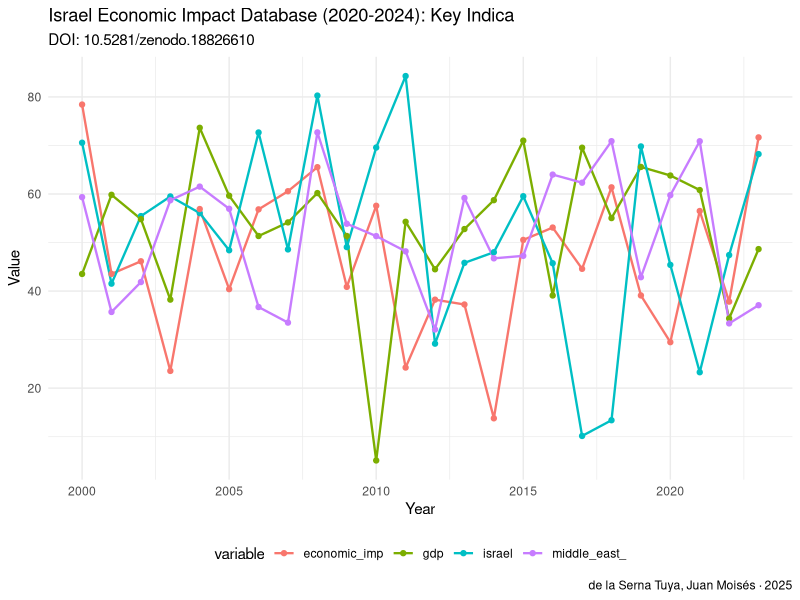

The R source for this figure:
# analysis.R — Israel Economic Impact Database (2020-2024): Key Indicators, Main Factors, and Financial Indices
# DOI: 10.5281/zenodo.18826610
# Author: de la Serna Tuya, Juan Moisés · ORCID: 0000-0002-8401-8018
# License: CC0 1.0

# ── SETUP ──────────────────────────────────────────────────────────────────
# Install required packages if needed:
# install.packages(c("readr","ggplot2","dplyr","tidyr"))

library(readr)
library(ggplot2)
library(dplyr)

# ── LOAD DATA ──────────────────────────────────────────────────────────────
# Download dataset from: https://doi.org/10.5281/zenodo.18826610
# df <- read_csv("dataset.csv")

# Example with synthetic data
set.seed(42)
years <- 2000:2023
df <- data.frame(
  year = years,
    israel = rnorm(length(years), 50, 15),
  economic_imp = rnorm(length(years), 50, 15),
  gdp = rnorm(length(years), 50, 15),
  middle_east_ = rnorm(length(years), 50, 15),
  stringsAsFactors = FALSE
)

cat("Dataset: Israel Economic Impact Database (2020-2024): Key I\n")
cat("DOI: 10.5281/zenodo.18826610\n")
cat("Dimensions:", nrow(df), "x", ncol(df), "\n\n")
print(head(df))
print(summary(df))

# ── VISUALIZATION ──────────────────────────────────────────────────────────
# Temporal trend
p1 <- df %>%
  tidyr::pivot_longer(-year, names_to="variable", values_to="value") %>%
  ggplot(aes(x=year, y=value, color=variable)) +
  geom_line(size=0.8) +
  geom_point(size=1.5) +
  labs(title="Israel Economic Impact Database (2020-2024): Key Indica",
       subtitle="DOI: 10.5281/zenodo.18826610",
       x="Year", y="Value",
       caption="de la Serna Tuya, Juan Moisés · 2025") +
  theme_minimal() +
  theme(legend.position="bottom")

ggsave("figures/analysis_output_r.png", p1, width=10, height=6, dpi=150)
cat("\nFigure saved: figures/analysis_output_r.png\n")

# ── CITATION ───────────────────────────────────────────────────────────────
cat("\nCitation:\n")
cat("de la Serna Tuya, Juan Moisés (2025). Israel Economic Impact Database (2020-2024): Key Indicators, Main Fact. Zenodo. https://doi.org/10.5281/zenodo.18826610\n")
